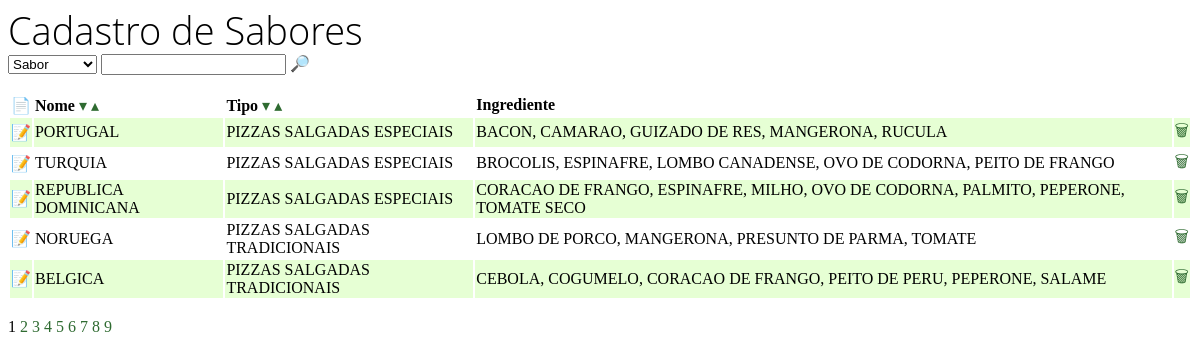
The app's page /pizzariaA.php with its own data.
### tables this page shows
CREATE TABLE sabor (
	codigo integer not null,
	nome varchar(100) not null,
	tipo integer not null,
	foreign key (tipo) references tipo(codigo),
	primary key (codigo)
);

CREATE TABLE tipo (
	codigo integer not null,
	nome varchar(100) not null,
	primary key (codigo)
);

### pizzariaA.php (the view, shortened to what this page needs)
<html>
<head>
	<link rel="stylesheet" href="style.css">
</head>
<body>
	<?php
	function url($campo, $valor)
	{
		$result = array();
		$result[$campo] = $campo . "=" . $valor;
		return ("pizzariaA.php?" . strtr(implode("&", $result), " ", "+"));
	}
	$db = new SQLite3("pizzaria.db");
	$db->exec("PRAGMA foreign_keys = ON");
	$limit = 5;
	echo "<h1>Cadastro de Sabores</h1>\n";
	echo "<select id=\"campo\" name=\"campo\">\n";
	echo "<option value=\"nome\"" . ((isset($_GET["nome"])) ? " selected" : "") . ">Sabor</option>\n";
	echo "</select>\n";
	$value = "";
	echo "<input type=\"text\" id=\"valor\" name=\"valor\" value=\"" . $value . "\" size=\"20\" pattern=\"[a-z\s]+$\"> \n";
	$parameters = array();
	echo "<a href=\"\" onclick=\"value = document.getElementById('valor').value.trim().replace(/ +/g, '+'); result = '" . strtr(implode("&", $parameters), " ", "+") . "'; result = ((value != '') ? document.getElementById('campo').value+'='+value+((result != '') ? '&' : '') : '')+result; this.href ='pizzariaA.php'+((result != '') ? '?' : '')+result;\">&#x1F50E;</a><br>\n";
	echo "<br>\n";
	echo "<table class=\"grid\">\n";
	echo "<tr>\n";
	echo "<td><a href=\"pizzariaB.php\">&#x1F4C4;</a></td>\n";
	echo "<td><b>Nome</b> <a href=\"" . url("orderby", "nome+asc") . "\">&#x25BE;</a> <a href=\"" . url("orderby", "nome+desc") . "\">&#x25B4;</a></td>\n";
	echo "<td><b>Tipo</b> <a href=\"" . url("orderby", "tipo+asc") . "\">&#x25BE;</a> <a href=\"" . url("orderby", "tipo+desc") . "\">&#x25B4;</a></td>\n";
	echo "<td><b>Ingrediente</b></td>\n";
	echo "<td></td>\n";
	echo "</tr>\n";
	$where = array();
	$where = (count($where) > 0) ? "where " . implode(" and ", $where) : "";
	$total = $db->query("select count(*) as total from sabor " . $where)->fetchArray()["total"];
	$orderby = (isset($_GET["orderby"])) ? $_GET["orderby"] : "codigo asc";
	$offset = (isset($_GET["offset"])) ? max(0, min($_GET["offset"], $total - 1)) : 0;
	$offset = $offset - ($offset % $limit);
	$results = $db->query("select * from sabor " . $where . " order by " . $orderby . " limit " . $limit . " offset " . $offset);
	while ($row = $results->fetchArray()) {
		echo "<tr>\n";
		echo "<td><a href=\"pizzariaC.php?codigo=" . $row["codigo"] . "\">&#x1F4DD;</a></td>\n";
		echo "<td>" . $row["nome"] . "</td>\n";
		echo "<td>\n";
		$results2 = $db->query("select tipo.nome as tipo from sabor join tipo on sabor.tipo = tipo.codigo where sabor.codigo= " . $row["codigo"]);
		while ($row2 = $results2->fetchArray()) {
			echo $row2["tipo"];
		}
		echo "</td>\n";
		echo "<td>\n";
		$results3 = $db->query("select ingrediente.nome as ingrediente,sabor.nome as sabor, tipo.nome as tipo from sabor join saboringrediente on saboringrediente.sabor=sabor.codigo join ingrediente on saboringrediente.ingrediente=ingrediente.codigo join tipo on sabor.tipo = tipo.codigo where sabor.codigo=" . $row["codigo"]);
		$ingredientes = "";
		while ($row3 = $results3->fetchArray()) {
			$ingredientes .= $row3["ingrediente"] . ", ";
		}
		echo substr($ingredientes, 0, -2);
		echo "</td>\n";
		echo "<td><a href=\"delete.php?codigo=" . $row["codigo"] . "\" onclick=\"return(confirm('Excluir " . $row["nome"] . "?'));\">&#x1F5D1;</a></td>\n";
		echo "</tr>\n";
	}
	echo "</table>\n";
	echo "<br>\n";
	for ($page = 0; $page < ceil($total / $limit); $page++) {
		echo (($offset == $page * $limit) ? ($page + 1) : "<a href=\"" . url("offset", $page * $limit) . "\">" . ($page + 1) . "</a>") . " \n";
	}
	?>
</body>
</html>

### style.css (style rules this page uses)
a { text-decoration: none; color: #2f6b31; }
tr:nth-child(even) { background-color: #e6ffd4; }
h1 { font-weight: 300; font-size: 38px; margin: 0px 0px 0px 0px; line-height: 120%; font-family: 'Open sans', sans-serif; }
a { text-decoration: none; }
.grid { width: 100%; }

### records on screen
sabor: nome "PORTUGAL", ingredientes "BACON, CAMARAO, GUIZADO DE RES, MANGERONA, RUCULA"
tipo: nome "PIZZAS SALGADAS ESPECIAIS"
sabor: nome "TURQUIA", ingredientes "BROCOLIS, ESPINAFRE, LOMBO CANADENSE, OVO DE CODORNA, PEITO DE FRANGO"
sabor: nome "REPUBLICA DOMINICANA", ingredientes "CORACAO DE FRANGO, ESPINAFRE, MILHO, OVO DE CODORNA, PALMITO, PEPERONE, TOMATE SECO"
sabor: nome "NORUEGA", ingredientes "LOMBO DE PORCO, MANGERONA, PRESUNTO DE PARMA, TOMATE"
tipo: nome "PIZZAS SALGADAS TRADICIONAIS"
sabor: nome "BELGICA", ingredientes "CEBOLA, COGUMELO, CORACAO DE FRANGO, PEITO DE PERU, PEPERONE, SALAME"
